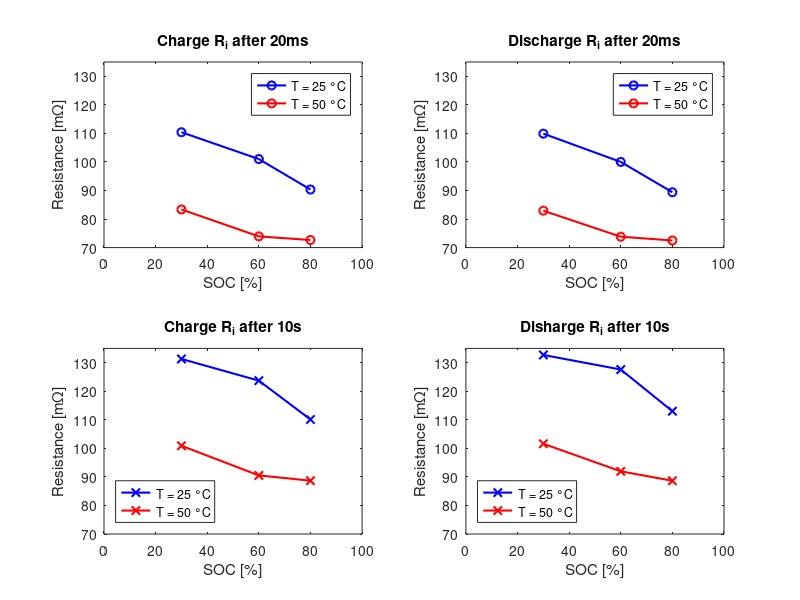

This chart was generated by the following MATLAB code:
SOC = [30, 60, 80];

Resistance_25_20ms_charge = [110.4, 101.0 , 90.33];
Resistance_50_20ms_charge = [83.36, 73.92,72.66];
Resistance_25_10ms_charge = [131.3, 123.7, 110.1];
Resistance_50_10ms_charge = [100.9, 90.52, 88.68];

% Plot SOC vs Resistance for charge at 20 ms
subplot(2, 2, 1);
plot(SOC, Resistance_25_20ms_charge, 'bo-', 'LineWidth', 1.5);
hold on
plot(SOC, Resistance_50_20ms_charge, 'ro-', 'LineWidth', 1.5);
xlabel('SOC [%]');
ylabel('Resistance [mΩ]');
legend('T = 25 °C', 'T = 50 °C','Location', 'northeast');
title('Charge R_i after 20ms')
xlim([0 100]);
ylim([70 135]);
xticks(0:20:100);
hold off

% Plot SOC vs Resistance for charge at 10 ms
subplot(2, 2, 3);
plot(SOC, Resistance_25_10ms_charge, 'bx-', 'LineWidth', 1.5);
hold on
plot(SOC, Resistance_50_10ms_charge, 'rx-', 'LineWidth', 1.5);
xlabel('SOC [%]');
ylabel('Resistance [mΩ]');
legend('T = 25 °C','T = 50 °C','Location', 'southwest');
title('Charge R_i after 10s')
xlim([0 100]);
ylim([70 135]);
xticks(0:20:100);
hold off


Resistance_25_20ms_discharge = [109.9, 100.0 , 89.39];
Resistance_50_20ms_discharge = [82.92, 73.81,72.49];
Resistance_25_10ms_discharge = [132.7, 127.6, 113.0];
Resistance_50_10ms_discharge = [101.6, 91.95, 88.65];

% Plot SOC vs Resistance for discharge at 20 ms
subplot(2, 2, 2);
plot(SOC, Resistance_25_20ms_discharge, 'bo-', 'LineWidth', 1.5);
hold on
plot(SOC, Resistance_50_20ms_discharge, 'ro-', 'LineWidth', 1.5);
xlabel('SOC [%]');
ylabel('Resistance [mΩ]');
legend('T = 25 °C', 'T = 50 °C','Location', 'northeast');
title('Discharge R_i after 20ms')
xlim([0 100]);
ylim([70 135]);
xticks(0:20:100);
hold off

% Plot SOC vs Resistance for discharge at 10 ms
subplot(2, 2, 4);
plot(SOC, Resistance_25_10ms_discharge, 'bx-', 'LineWidth', 1.5);
hold on
plot(SOC, Resistance_50_10ms_discharge, 'rx-', 'LineWidth', 1.5);
xlabel('SOC [%]');
ylabel('Resistance [mΩ]');
legend('T = 25 °C','T = 50 °C','Location', 'southwest');
title('Disharge R_i after 10s')
xlim([0 100]);
ylim([70 135]);
xticks(0:20:100);
hold off